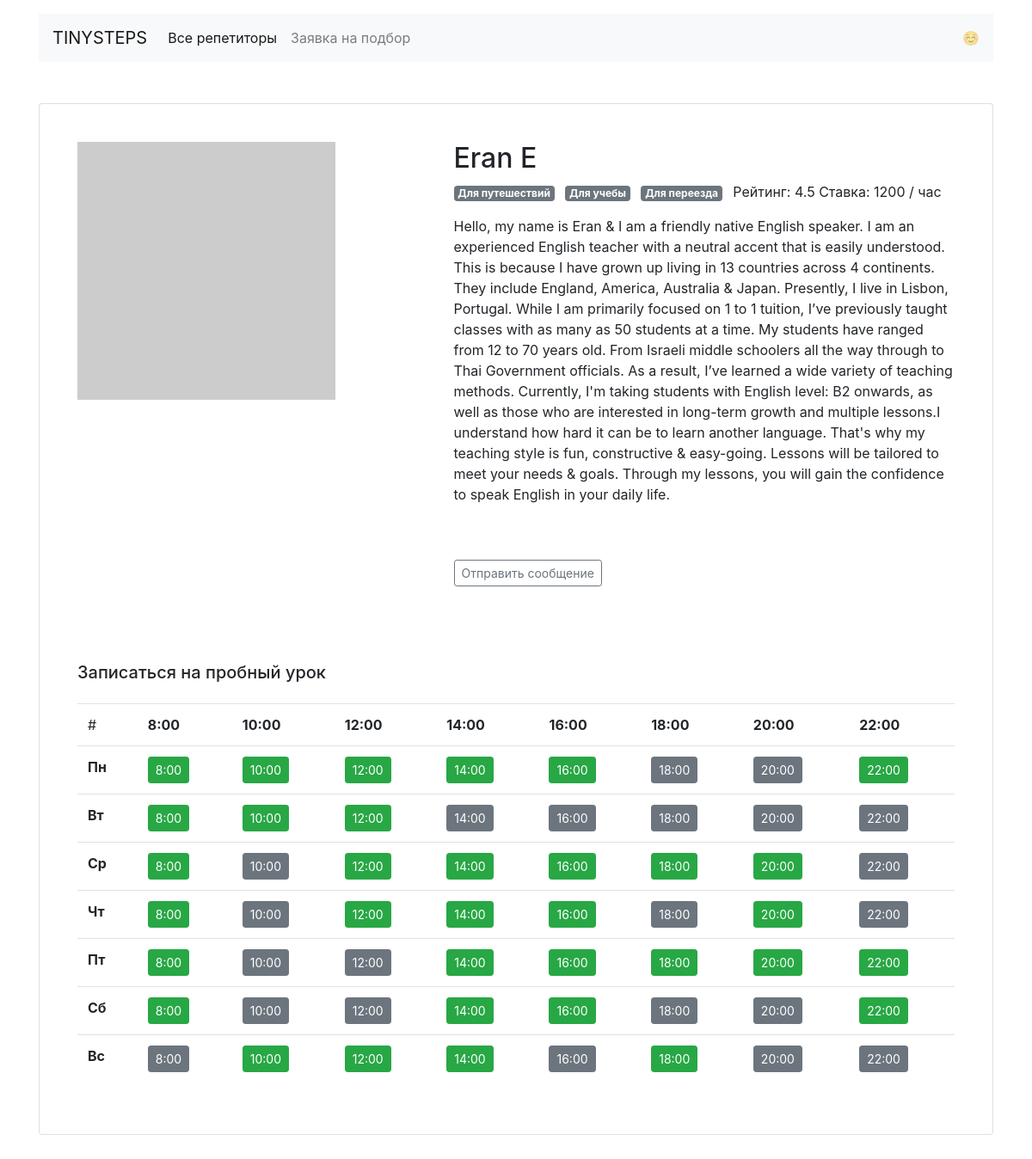
The page /profiles/7 on the database its author committed.
### app/models.py (models this page shows)
class Teacher(db.Model):
    __tablename__ = 'teachers'
    id = db.Column(db.Integer, primary_key=True)
    fullname = db.Column(db.String(120), nullable=False)
    about = db.Column(db.String(2000), nullable=False)
    rating = db.Column(db.Float, default=0.0)
    picture = db.Column(db.String(1000))
    price = db.Column(db.Integer, nullable=False)
    schedule = db.Column(db.JSON, nullable=False)
    bookings = db.relationship('Booking', back_populates='teacher')
    goals = db.relationship(
        'Goal',
        secondary=teachers_goals_association,
        back_populates='teachers'
    )

class Goal(db.Model):
    __tablename__ = 'goals'
    id = db.Column(db.Integer, primary_key=True)
    title = db.Column(db.String(100), unique=True, nullable=False)
    slug = db.Column(db.String(50), unique=True, nullable=False)
    requests = db.relationship('Request', back_populates='goal')
    teachers = db.relationship(
       'Teacher',
       secondary=teachers_goals_association,
       back_populates='goals'
    )

### app/routes.py (the view)
@app.route('/profiles/<int:teacher_id>')
def profile(teacher_id):
    teacher = db.session.query(Teacher).get_or_404(teacher_id)
    schedule = json.loads(teacher.schedule)
    context = {
        'teacher': teacher,
        'ru_days': RU_DAYS_SHORT,
        'schedule': json.loads(teacher.schedule)
    }
    return render_template('profile.html', **context)

### app/templates/profile.html
{% extends "base.html" %}
{% block content %}
<div class="card my-5  mx-auto ">
    <div class="card-body m-4">
        <div class="row">
            {% if teacher.picture %}
            <div class="col-5"><img src="{{ teacher.picture }}" class="img-fluid"></div>
            {% else %}
            <div class="col-5"><img src="https://hyiproom.net/images/no_avatar.svg" class="img-fluid"></div>
            {% endif %}
            <div class="col-7">
                <h2>{{ teacher.fullname }}</h2>
                <p>
                    {% for goal in teacher.goals %}
                    <span class="badge badge-secondary mr-2">
                        {{ goal.title }}
                    </span>
                    {% endfor %}
                    Рейтинг: {{ teacher.rating }} Ставка: {{ teacher.price }} / час
                </p>
                <p>{{ teacher.about }}</p>
                <br> <br>
                <a href="{{ url_for('message', teacher_id=teacher.id) }}"
                    class="btn btn-outline-secondary btn-sm ">Отправить сообщение</a>
            </div>
        </div>
    </div>
    <div class="card-body  m-4">
        <h5 class="mb-4">Записаться на пробный урок</h5>
        <table class="table">
            <td>#</td>
            {% for time in schedule.mon %}
            <td><b>{{ time }}</b></td>
            {% endfor %}
            {% for day, times in schedule.items() %}
            <tr>
                <td><b>{{ ru_days[day]|capitalize }}</b></td>
                {% for time, is_free in times.items() %}
                {% if is_free %}
                <td>
                    <a href="{{ url_for('booking', teacher_id=teacher.id, day=day, time=time) }}"
                        class="btn btn-sm btn-success">
                        {{ time }}
                    </a>
                </td>
                {% else %}
                <td><a href="#" class="btn btn-sm btn-secondary">{{ time }}</a></td>
                {% endif %}
                {% endfor %}
            </tr>
            {% endfor %}
        </table>
    </div>
</div>
</div>
{% endblock %}

### rows shown on the page
Teacher: fullname "Eran E", rating "4.5", price "1200", about "Hello, my name is Eran & I am a friendly native English speaker. I am an experienced English teacher with a neutral accent that is easily understood. This is because I have grown up living in 13 countries across 4 continents. They include England, America, Australia & Japan. Presently, I live in Lisbon, Portugal. While I am primarily focused on 1 to 1 tuition, I’ve previously taught classes with as many as 50 students at a time. My students have ranged from 12 to 70 years old. From Israeli middle schoolers all the way through to Thai Government officials. As a result, I’ve learned a wide variety of teaching methods. Currently, I'm taking students with English level: B2 onwards, as well as…"
Goal: title "Для путешествий"
Goal: title "Для учебы"
Goal: title "Для переезда"

### other values the page prints
{{ time }} "8:00" "10:00" "12:00" "14:00" "16:00" "18:00" "20:00" "22:00"
{{ ru_days[day]|capitalize }} "Пн" "Вт" "Ср" "Чт" "Пт" "Сб" "Вс"
{{ time }} "8:00" "10:00" "12:00" "14:00" "16:00" "22:00" "8:00" "10:00" "12:00" "8:00" "12:00" "14:00" "16:00" "18:00" "20:00" "8:00" "12:00" "14:00" "16:00" "20:00" "8:00" "14:00" "16:00" "18:00" "20:00" "22:00" "8:00" "14:00" "16:00" "22:00" "10:00" "12:00" "14:00" "18:00"
{{ time }} "18:00" "20:00" "14:00" "16:00" "18:00" "20:00" "22:00" "10:00" "22:00" "10:00" "18:00" "22:00" "10:00" "12:00" "10:00" "12:00" "18:00" "20:00" "8:00" "16:00" "20:00" "22:00"
